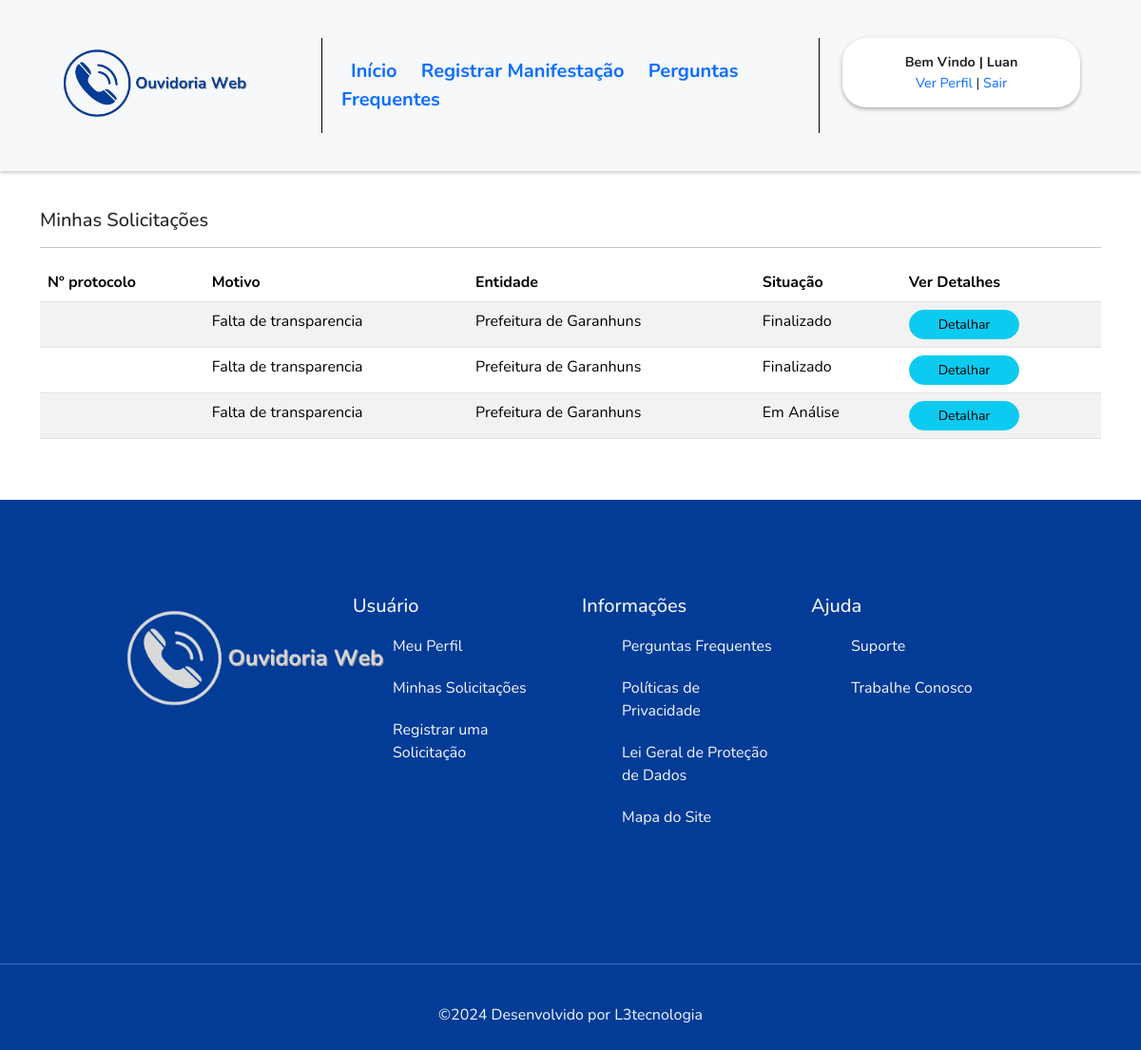
The page /minhas_manifestacoes.php (signed in) on the database as committed earlier.
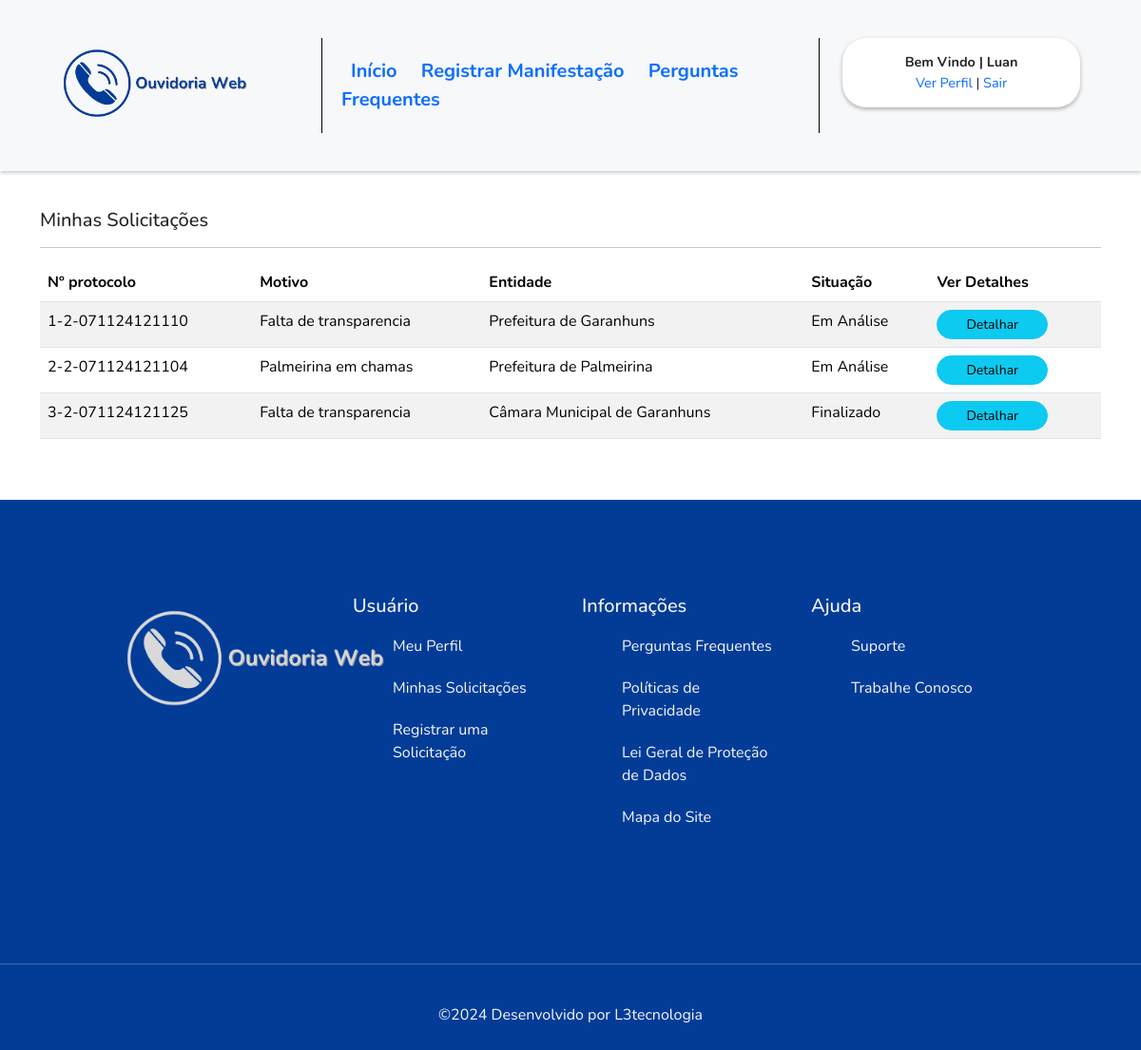
The same page on the database as committed later.
### tables this page shows
CREATE TABLE `tb_manifestacoes` (
  `id_manifestacao` int(11) NOT NULL,
  `motivo_manifestacao` varchar(100) NOT NULL,
  `id_entidade_manifestacao` int(11) NOT NULL,
  `id_tipo_manifestacao` int(11) NOT NULL,
  `conteudo_manifestacao` text NOT NULL,
  `observacoes_manifestacao` text NOT NULL,
  `local_manifestacao` varchar(200) NOT NULL,
  `arquivo_manifestacao` varchar(200) NOT NULL,
  `id_usuario_manifestacao` int(11) NOT NULL,
  `status_manifestacao` varchar(1) NOT NULL,
  `data_manifestacao` date NOT NULL,
  `protocolo_manifestacao` varchar(100) NOT NULL
);

CREATE TABLE `tb_entidades` (
  `id_entidade` int(11) NOT NULL,
  `nome_entidade` varchar(200) NOT NULL,
  `email_entidade` varchar(200) NOT NULL,
  `telefone_entidade` varchar(20) NOT NULL
);

### provedores/Classes.php (called while the page is built, shortened)
<?php
class Manifestacoes implements interface_manifestacoes {
    private $conexao;
    public function __construct()
    {
        $this->conexao = new Conexao;
    }
    public function chama_minhas_manifestacoes($id_usuario_manifestacao){
        $query = "SELECT m.id_manifestacao,
                        m.protocolo_manifestacao,
                        m.motivo_manifestacao,
                        m.status_manifestacao,
                        e.nome_entidade
                FROM tb_manifestacoes m
                JOIN tb_entidades e ON e.id_entidade = m.id_entidade_manifestacao
                WHERE m.id_usuario_manifestacao = :id_usuario_manifestacao";
        try {
            $conn = $this->conexao->Conectar();
            $stmt = $conn->prepare($query);
            $stmt->bindValue(':id_usuario_manifestacao', $id_usuario_manifestacao);
            $stmt->execute();
            return $r = $stmt->fetchAll(PDO::FETCH_ASSOC);
        } catch (PDOException $e) {
            throw new Exception('Erro chamar as manifestações: ' . $e->getMessage());
        }
    }
}

### minhas_manifestacoes.php (the view, shortened to what this page needs)
<?php
require_once 'provedores/Classes.php';
require_once 'controladores/Controller.php';
$Manifestacoes = new Manifestacoes;
$minhas_manifetacoes = $Manifestacoes->chama_minhas_manifestacoes($_SESSION['id_usuario'], $_SESSION['id_entidade']);
?>
<div class="container mt-4">
    <div class="row">
        <div class="mt-3">
            <h5>Minhas Solicitações</h5>
            <hr>
        </div>
        <div>
            <table class="table table-striped sua-tabela" id="myTable">
                <thead>
                    <tr>
                        <th>Nº protocolo</th>
                        <th>Motivo</th>
                        <th>Entidade</th>
                        <th>Situação</th>
                        <th>Ver Detalhes</th>
                    </tr>
                </thead>
                <tbody>
                <?php foreach($minhas_manifetacoes as $manifestacao) {?>
                    <tr>
                        <td><?=$manifestacao['protocolo_manifestacao']?></td>
                        <td><?=$manifestacao['motivo_manifestacao']?></td>
                        <td><?=$manifestacao['nome_entidade']?></td>
                        <?php if($manifestacao['status_manifestacao'] == 'A') {
                            $manifestacao['status_manifestacao'] = 'Em Análise';
                        } else {
                            $manifestacao['status_manifestacao'] = 'Finalizado';
                        } ?>
                        <td><?=$manifestacao['status_manifestacao']?></td>
                        <td><a href="manifestacao.php?id_manifestacao=<?=$manifestacao['id_manifestacao']?>" class="btn1 btn btn-sm btn-info">Detalhar</a></td>
                    </tr>
                <?php } ?>
                </tbody>
            </table>
        </div>
    </div>
</div>
<?php include_once 'controladores/Footer.php' ?>

### controladores/Controller.php (shortened to what this page needs)
<!doctype html>
<html lang="pt-br">
<head>
    <link rel="stylesheet" href="assets/css/style.css">
    <link rel="stylesheet" href="https://cdn.datatables.net/2.0.3/css/dataTables.dataTables.css">
    <link href="https://cdn.jsdelivr.net/npm/bootstrap@5.3.3/dist/css/bootstrap.min.css" rel="stylesheet">
</head>
<body>
    <header>
        <nav class="nav_controller navbar d-none d-lg-block d-xl-block d-xxl-block">
            <div class="container-fluid">
                <div class="container ">
                    <div class="row ">
                        <div class="col-3 col-xl-3 col-lg-3">
                                <a href="dashboard.php"><img src="assets/images/logo_ouvidoria.png" width="200px" alt="Ouvidoria Web"></a>
                        </div>
                        <div class="col-6 col-xl-6 col-lg-6">
                            <div class="cont_sessao2">
                                <span class="spanPersonal">
                                    <strong><a class="aPersonal" href="dashboard.php">Início</a></strong>
                                </span>
                                <span class="spanPersonal">
                                    <strong><a class="aPersonal" href="dashboard.php#main">Registrar Manifestação</a></strong>
                                </span>
                                <span class="spanPersonal">
                                    <strong><a class="aPersonal" href="">Perguntas Frequentes</a></strong>
                                </span>
                            </div>
                        </div>
                        <div class="col-3 col-xl-3 col-lg-3  text-end">
                            <div class="cont_sessao text-center" >
                                <strong>Bem Vindo | <?= $_SESSION['nome_usuario'] ?></strong></br>
                                <a href="">Ver Perfil</a> | <a href="sair.php">Sair </a>
                            </div>
                        </div>
                    </div>
                </div>
            </div>
        </nav>
    </header>
    <main>

### controladores/Footer.php (shortened to what this page needs)
<footer class="mt-5">
    <div class="container">
        <div class="row">
            <div class="col-lg-3 col-xl-3 col-xxl-3 col-sm-12 col-md-12 logo_footer">
                <img src="assets/images/ouvidoria_web_branco.png" width="280px" alt="Ouvidoria Web">
            </div>
            <div class="col-3 col-lg-3 col-xl-3 col-xxl-3 col-sm-12 col-md-12 logo_footer">
                <h5>Usuário</h5>
                <ul>
                    <li><a href="">Meu Perfil</a></li>
                    <li><a href="">Minhas Solicitações</a></li>
                    <li><a href="">Registrar uma Solicitação</a></li>
                </ul>
            </div>
            <div class="col-lg-3 col-xl-3 col-xxl-3 col-sm-12 col-md-12 logo_footer">
                <h5>Informações</h5>
                <ul>
                    <li><a href="">Perguntas Frequentes</a></li>
                    <li><a href="">Políticas de Privacidade</a></li>
                    <li><a href="">Lei Geral de Proteção de Dados</a></li>
                    <li><a href="">Mapa do Site</a></li>
                </ul>
            </div>
            <div class="col-lg-3 col-xl-3 col-xxl-3 col-sm-12 col-md-12 logo_footer">
            <h5>Ajuda</h5>
                <ul>
                    <li><a href="">Suporte</a></li>
                    <li><a href="">Trabalhe Conosco</a></li>
                    <li><a href=""></a></li>
                    <li><a href=""></a></li>
                </ul>
            </div>
        </div>
    </div>
    <hr>
    <div class="text-center">
        <div class="subfooter">
            &copy;<?= date('Y')?>  Desenvolvido por L3tecnologia
        </div>
    </div>
</footer>
</main>
</body>
</html>

### assets/css/style.css (style rules this page uses)
:root { --white: #fff; --backpadrao: #f6f8fa !important; }
body { font-family: 'Nunito', sans-serif !important; background-color: #fff !important; }
a { text-decoration: none !important; }
.btn1 { border-radius: 40px !important; padding-left: 30px !important; padding-right: 30px !important; }
.nav_controller { background-color: #f6f8fa !important; padding: 40px !important; box-shadow: 0px 2px 4px rgba(0, 0, 0, 0.2); }
.cont_sessao { background-color: var(--white); padding: 15px; border-radius: 25px; box-shadow: 0px 2px 4px rgba(0, 0, 0, 0.3); font-size: 0.9rem; }
.cont_sessao2 { padding: 20px; border-right: 1px solid black; border-left: 1px solid black; }
.spanPersonal { padding: 10px; font-size: 20px; text-decoration: none; margin-bottom: 10px; color: #033c97; }
footer { background-color: #033c97; color: var(--backpadrao); text-decoration-color: var(--backpadrao); }
footer .container { padding: 100px; }
footer ul { list-style: none; text-decoration: none; }
footer a { color: var(--backpadrao); }
footer li { padding: 10px; }
.subfooter { padding: 25px; }

Rows that differ between the two databases and show on the page:
removed tb_manifestacoes: motivo_manifestacao "Falta de transparencia", tb_entidades.nome_entidade "Prefeitura de Garanhuns", status_manifestacao "Finalizado"
removed tb_manifestacoes: motivo_manifestacao "Falta de transparencia", tb_entidades.nome_entidade "Prefeitura de Garanhuns", status_manifestacao "Finalizado"
removed tb_manifestacoes: motivo_manifestacao "Falta de transparencia", tb_entidades.nome_entidade "Prefeitura de Garanhuns", status_manifestacao "Em Análise"
added tb_manifestacoes: protocolo_manifestacao "1-2-071124121110", motivo_manifestacao "Falta de transparencia", id_entidade_manifestacao.nome_entidade "Prefeitura de Garanhuns", status_manifestacao "Em Análise"
added tb_manifestacoes: protocolo_manifestacao "2-2-071124121104", motivo_manifestacao "Palmeirina em chamas", id_entidade_manifestacao.nome_entidade "Prefeitura de Palmeirina", status_manifestacao "Em Análise"
added tb_manifestacoes: protocolo_manifestacao "3-2-071124121125", motivo_manifestacao "Falta de transparencia", id_entidade_manifestacao.nome_entidade "Câmara Municipal de Garanhuns", status_manifestacao "Finalizado"
